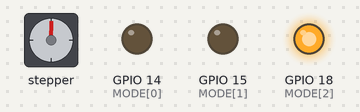
This program was run on a simulated Raspberry Pi (BCM pin numbers). Parts: stepper motor, output pins drawn as LEDs (lit = HIGH). The stepper is drawn at 200 steps a turn; pins used as bus, display or sensor lines are not drawn.

Above: at 0.15 s.
At 8.8 s:
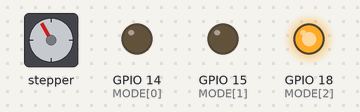
At 18.8 s:
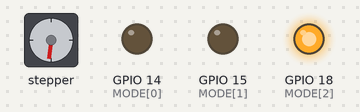
At 38.9 s:
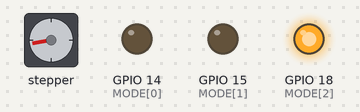
Timing chart, 0 to 40.0 s (numbered marks = the images above):
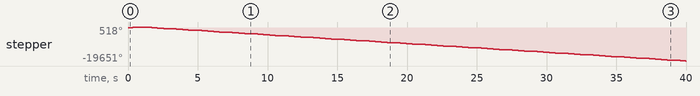

The program:

stepper_motor.py
```python
from time import sleep
import RPi.GPIO as GPIO

DIR = 20
STEP = 21
CW = 1
CCW = 0
# SPR = 13
SPR = 9
# GPIO.setwarnings(False)
GPIO.setmode(GPIO.BCM)
GPIO.setup(DIR, GPIO.OUT)
GPIO.setup(STEP, GPIO.OUT)
GPIO.output(DIR, CW)

MODE = (14,15,18)
GPIO.setup(MODE, GPIO.OUT)
resolution = {'Full': (0, 0, 0),
'Half':(1, 0, 0),
'1/4':(0, 1, 0),
'1/8':(1, 1, 0),
'1/16':(0, 0, 1),
'1/32':(1, 0, 1)}

GPIO.output(MODE, resolution['1/16'])
step_count = SPR * 32
delay = .0208 / 16
# delay = .005 / 16
# delay = .04 / 16

while True:
	for x in range(step_count):
		GPIO.output(STEP, GPIO.HIGH)
		sleep(delay)
		GPIO.output(STEP, GPIO.LOW)
		sleep(delay)

	sleep(.5)
	GPIO.output(DIR, CCW)

	for x in range(step_count):
		GPIO.output(STEP, GPIO.HIGH)
		sleep(delay)
		GPIO.output(STEP, GPIO.LOW)
		sleep(delay)

# GPIO.cleanup()
```
